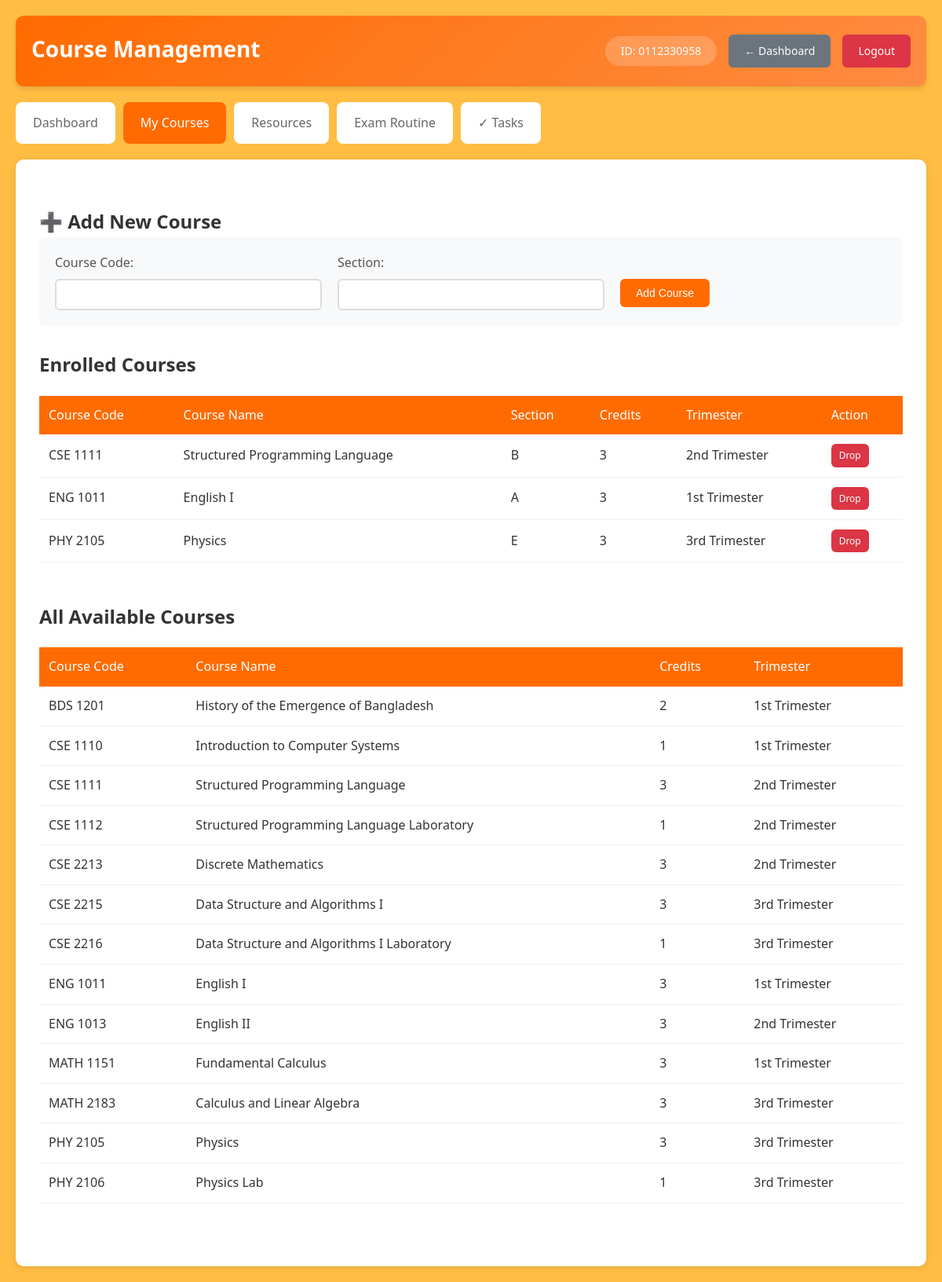
Screenshot of /courses.php (signed in) with the database file from the repository.
### tables this page shows
CREATE TABLE enroll (
  id INT NOT NULL AUTO_INCREMENT,
  course_code VARCHAR(20) NOT NULL,
  userId VARCHAR(20) NOT NULL,
  section VARCHAR(20) NOT NULL,
  PRIMARY KEY(id),
  KEY fk_code (course_code),
  CONSTRAINT fk_code FOREIGN KEY (course_code) REFERENCES course (course_code) ON DELETE CASCADE,
  KEY fk_enrolluser (userId),
  CONSTRAINT fk_enrolluser FOREIGN KEY (userId) REFERENCES users(userId) ON DELETE CASCADE

);

CREATE TABLE course (
    id INT NOT NULL AUTO_INCREMENT,
    course_code VARCHAR(20) NOT NULL,
    course_name VARCHAR(100) NOT NULL,
    credits INT NOT NULL,
    trimester VARCHAR(20) NOT NULL,
    PRIMARY KEY (id),
    UNIQUE KEY course_code (course_code)
);

### courses.php (the view, shortened to what this page needs)
<?php
include('includes/config.php');
$userId = $_SESSION['user_id'];
?>
<!DOCTYPE html>
<html lang="en">
<head>
    <link rel="stylesheet" href="assets/css/style.css">
</head>
<body>
    <div class="container">
        <header class="main-header">
            <div class="header-left">
                <h1>Course Management</h1>
            </div>
            <div class="header-right">
                <div class="user-info">
                    <span>ID: <?php echo $_SESSION['user_id']; ?></span>
                </div>
                <a href="dashboard.php" class="btn btn-secondary">← Dashboard</a>
                <a href="includes/logout.php" class="btn btn-logout">Logout</a>
            </div>
        </header>
        <nav class="main-nav">
            <a href="dashboard.php" class="nav-link">Dashboard</a>
            <a href="courses.php" class="nav-link active">My Courses</a>
            <a href="resources.php" class="nav-link">Resources</a>
            <a href="exam_routine.php" class="nav-link">Exam Routine</a>
            <a href="tasks.php" class="nav-link">✓ Tasks</a>
        </nav>
        <div class="content">
            <div class="content-section">
                <h2>➕ Add New Course</h2>
                <form method="POST" class="form-container">
                    <div class="form-row">
                        <div class="form-group">
                            <label>Course Code:</label>
                            <input type="text" name="course_code" required
                                   placeholder="">
                        </div>
                        <div class="form-group">
                            <label>Section:</label>
                            <input type="text" name="section" required
                                   placeholder="">
                        </div>
                        <div class="form-group">
                            <label>&nbsp;</label>
                            <button type="submit" name="add_course" class="btn btn-primary">
                                Add Course
                            </button>
                        </div>
                    </div>
                </form>
            </div>
            <div class="content-section">
                <h2>Enrolled Courses</h2>
                <?php
                $sql = "SELECT e.*, c.course_name, c.credits, c.trimester
                        FROM enroll e
                        JOIN course c ON e.course_code = c.course_code
                        WHERE e.userId='$userId'
                        ORDER BY c.course_code";
                $result = mysqli_query($conn, $sql);
                if(mysqli_num_rows($result) > 0): ?>
                <div class="table-container">
                    <table class="data-table">
                        <thead>
                            <tr>
                                <th>Course Code</th>
                                <th>Course Name</th>
                                <th>Section</th>
                                <th>Credits</th>
                                <th>Trimester</th>
                                <th>Action</th>
                            </tr>
                        </thead>
                        <tbody>
                            <?php while($row = mysqli_fetch_assoc($result)): ?>
                            <tr>
                                <td><?php echo $row['course_code']; ?></td>
                                <td><?php echo $row['course_name']; ?></td>
                                <td><?php echo $row['section']; ?></td>
                                <td><?php echo $row['credits']; ?></td>
                                <td><?php echo $row['trimester']; ?></td>
                                <td>
                                    <a href="courses.php?drop=<?php echo $row['course_code']; ?>"
                                       class="btn btn-danger btn-small"
                                       onclick="return confirm('Are you sure you want to drop this course?')">
                                       Drop
                                    </a>
                                </td>
                            </tr>
                            <?php endwhile; ?>
                        </tbody>
                    </table>
                </div>
                <?php else: ?>
                    <div class="no-data">
                        <p>You are not enrolled in any courses yet.</p>
                    </div>
                <?php endif; ?>
            </div>
            <div class="content-section">
                <h2>All Available Courses</h2>
                <?php
                $all_courses_sql = "SELECT * FROM course ORDER BY course_code";
                $all_courses_result = mysqli_query($conn, $all_courses_sql);
                ?>
                <div class="table-container">
                    <table class="data-table">
                        <thead>
                            <tr>
                                <th>Course Code</th>
                                <th>Course Name</th>
                                <th>Credits</th>
                                <th>Trimester</th>
                            </tr>
                        </thead>
                        <tbody>
                            <?php while($course = mysqli_fetch_assoc($all_courses_result)): ?>
                            <tr>
                                <td><?php echo $course['course_code']; ?></td>
                                <td><?php echo $course['course_name']; ?></td>
                                <td><?php echo $course['credits']; ?></td>
                                <td><?php echo $course['trimester']; ?></td>
                            </tr>
                            <?php endwhile; ?>
                        </tbody>
                    </table>
                </div>
            </div>
        </div>
    </div>
</body>
</html>

### assets/css/style.css (style rules this page uses)
* { margin: 0; padding: 0; box-sizing: border-box; }
body { font-family: 'Segoe UI', Tahoma, Geneva, Verdana, sans-serif; line-height: 1.6; color: #333; background: rgba(255, 166, 0, 0.737); }
.container { max-width: 1200px; margin: 0 auto; padding: 0 20px; }
.main-header { background: linear-gradient(135deg, #ff6b00, #ff8c42); color: white; padding: 20px; border-radius: 10px; margin: 20px 0; display: flex; justify-content: space-between; align-items: center; box-shadow: 0 4px 6px rgba(0,0,0,0.1); }
.header-left h1 { font-size: 28px; margin-bottom: 5px; }
.header-right { display: flex; align-items: center; gap: 15px; }
.user-info { background: rgba(255,255,255,0.2); padding: 8px 15px; border-radius: 20px; font-size: 14px; }
.user-info span { margin: 0 5px; }
.main-nav { display: flex; gap: 10px; margin: 20px 0; flex-wrap: wrap; }
.nav-link { padding: 12px 20px; background: white; border-radius: 8px; text-decoration: none; color: #666; font-weight: 500; transition: all 0.3s; border: 2px solid transparent; }
.nav-link.active { background: #ff6b00; color: white; border-color: #ff6b00; }
.btn { padding: 10px 20px; border: none; border-radius: 6px; cursor: pointer; font-weight: 500; text-decoration: none; display: inline-block; transition: all 0.3s; font-size: 14px; }
.btn-primary { background: #ff6b00; color: white; }
.btn-secondary { background: #6c757d; color: white; }
.btn-logout { background: #dc3545; color: white; }
.btn-danger { background: #dc3545; color: white; }
.btn-small { padding: 5px 10px; font-size: 12px; }
.content { background: white; padding: 30px; border-radius: 10px; margin: 20px 0; box-shadow: 0 2px 10px rgba(0,0,0,0.1); }
.content-section { margin: 30px 0; }
.form-container { background: #f8f9fa; padding: 20px; border-radius: 8px; }
.form-row { display: flex; gap: 20px; flex-wrap: wrap; }
.form-group { flex: 1; min-width: 200px; }
.form-group label { display: block; margin-bottom: 8px; color: #555; font-weight: 500; }
.form-group input, .form-group select, .form-group textarea { width: 100%; padding: 10px; border: 2px solid #ddd; border-radius: 6px; font-size: 14px; }
.table-container { overflow-x: auto; }
.data-table { width: 100%; border-collapse: collapse; margin: 20px 0; }
.data-table th { background: #ff6b00; color: white; padding: 12px; text-align: left; font-weight: 500; }
.data-table td { padding: 12px; border-bottom: 1px solid #eee; }

### rows the page displays
enroll: course_code "CSE 1111", course.course_name "Structured Programming Language", section "B", course.credits "3", course.trimester "2nd Trimester"
enroll: course_code "ENG 1011", course.course_name "English I", section "A", course.credits "3", course.trimester "1st Trimester"
enroll: course_code "PHY 2105", course.course_name "Physics", section "E", course.credits "3", course.trimester "3rd Trimester"
course: course_code "BDS 1201", course_name "History of the Emergence of Bangladesh", credits "2", trimester "1st Trimester"
course: course_code "CSE 1110", course_name "Introduction to Computer Systems", credits "1", trimester "1st Trimester"
course: course_code "CSE 1111", course_name "Structured Programming Language", credits "3", trimester "2nd Trimester"
course: course_code "CSE 1112", course_name "Structured Programming Language Laboratory", credits "1", trimester "2nd Trimester"
course: course_code "CSE 2213", course_name "Discrete Mathematics", credits "3", trimester "2nd Trimester"
course: course_code "CSE 2215", course_name "Data Structure and Algorithms I", credits "3", trimester "3rd Trimester"
course: course_code "CSE 2216", course_name "Data Structure and Algorithms I Laboratory", credits "1", trimester "3rd Trimester"
course: course_code "ENG 1011", course_name "English I", credits "3", trimester "1st Trimester"
course: course_code "ENG 1013", course_name "English II", credits "3", trimester "2nd Trimester"
course: course_code "MATH 1151", course_name "Fundamental Calculus", credits "3", trimester "1st Trimester"
course: course_code "MATH 2183", course_name "Calculus and Linear Algebra", credits "3", trimester "3rd Trimester"
course: course_code "PHY 2105", course_name "Physics", credits "3", trimester "3rd Trimester"
course: course_code "PHY 2106", course_name "Physics Lab", credits "1", trimester "3rd Trimester"

### other values shown
$_SESSION['user_id'] "0112330958"
